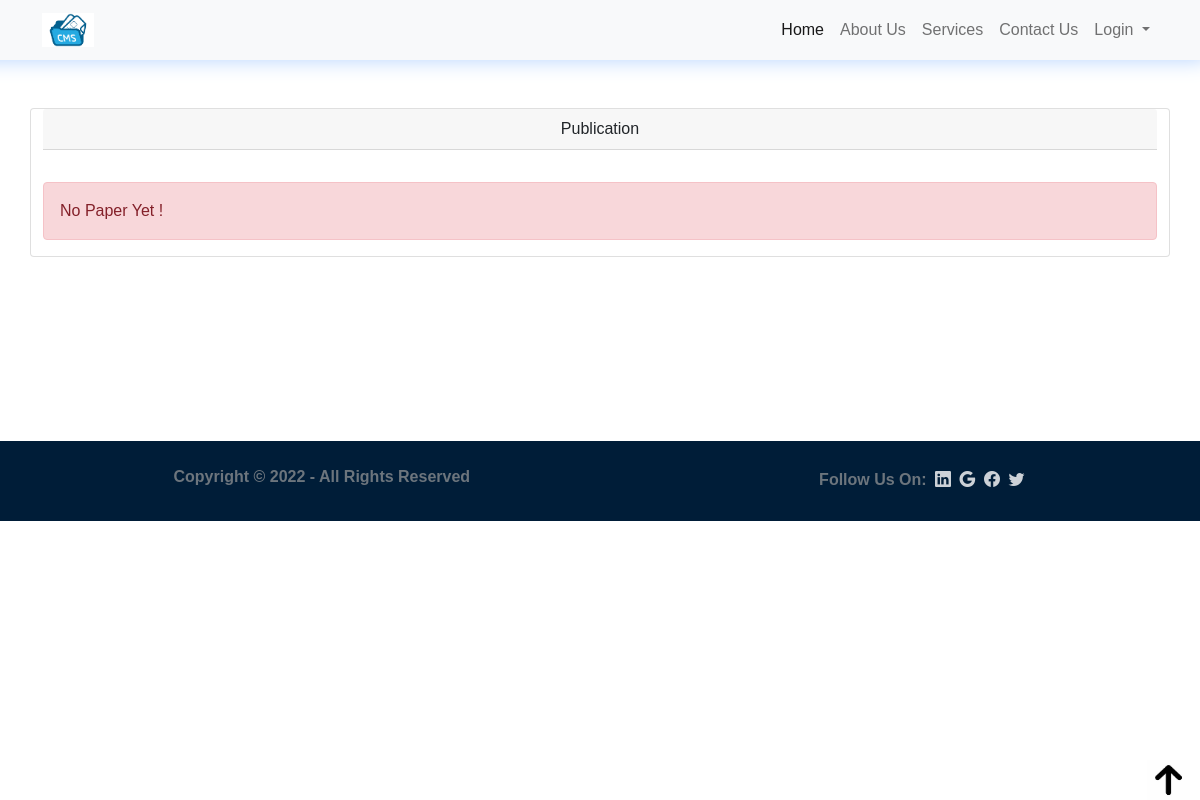
/view-publish/, run on an earlier commit of the app's database.
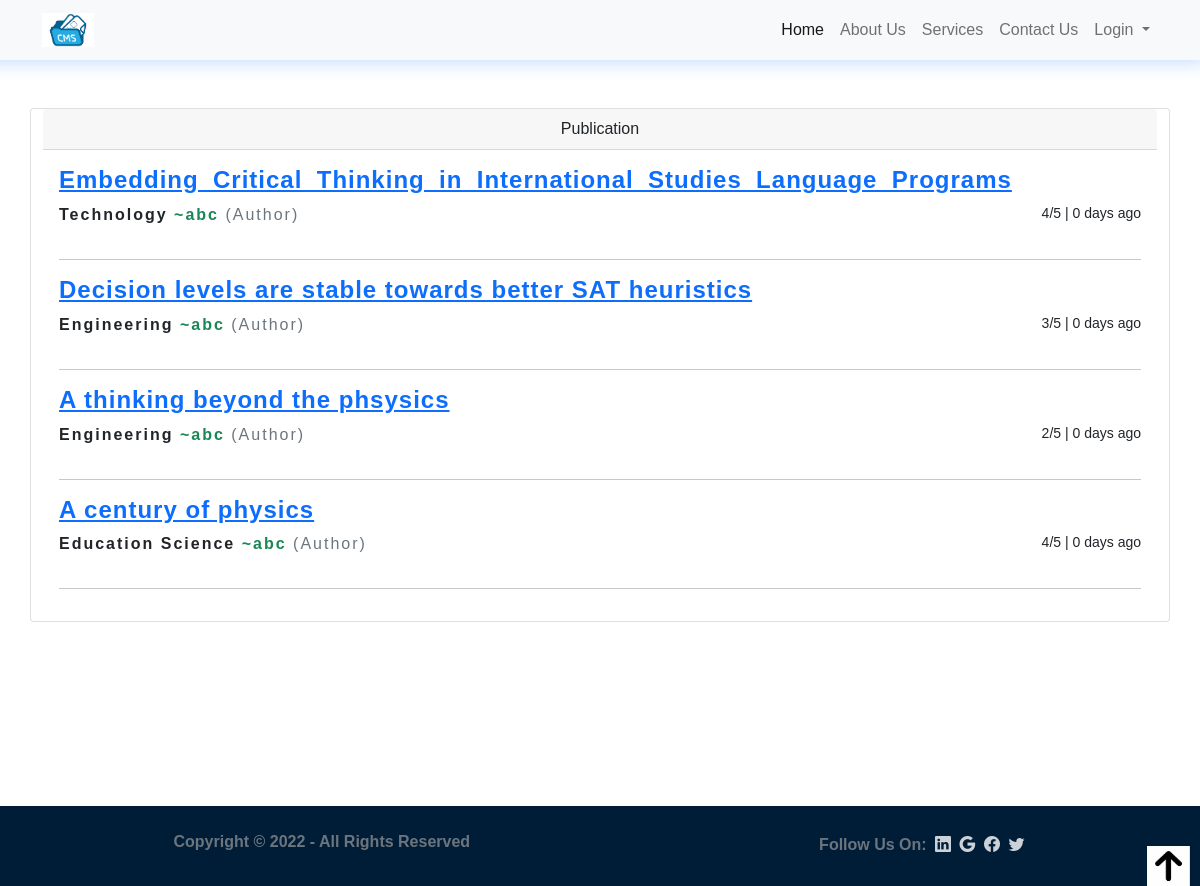
And on a later commit of the database.
### core/models.py (models this page shows, shortened)
class Paper(models.Model):
	title = models.CharField(max_length=100)
	description = models.CharField(max_length=200)
	status = models.CharField(max_length=30,default='Submitted')
	file = models.FileField(upload_to='author_files/') # taking files from author
	user = models.ForeignKey(User, on_delete=models.CASCADE)
	remarks = models.CharField(max_length=255,default='No-Remark')
	rating = models.IntegerField(default=0)
	created_on = models.DateTimeField(auto_now_add=True)
	review_date = models.DateTimeField(null=True)
	review_by = models.IntegerField(null=True)
	is_review_submit = models.BooleanField(default=False)
	class Meta:
		ordering = ['-created_on']

### accounts/models.py (models this page shows, shortened)
class User(AbstractUser):
    picture = models.ImageField(upload_to='profile_pictures', null=True, blank=True)
    full_name = models.CharField(max_length=100, help_text='Help people discover your account by using the name you\'re known by: either your full name, nickname, or business name.')
    email = models.EmailField(unique=True)
    bio = models.TextField(null=True, blank=True, help_text='Provide your personal information, even if the account is used for a business, a pet or something else. This won\'t be a part of your public profile.')
    mobile = models.CharField(max_length=20, null=True, blank=True)
    address = models.CharField(max_length=100,null=True,blank=True)
    city = models.CharField(max_length=50,null=True,blank=True)
    gender = models.CharField(max_length=10, choices=GENDER_CHOICES, null=True, blank=True)
    is_private_account = models.BooleanField(default=False)
    created_on = models.DateTimeField(auto_now_add=True)
    first_name = None
    last_name = None
    username = None
    USERNAME_FIELD = 'email'
    REQUIRED_FIELDS = ['full_name']
    objects = CustomUserManager()

### core/views.py (the view)
# urls.py: path('view-publish/',Publish.as_view(),name='publish_view'),
class Publish(View):
	template_name='core/home/publish.html'
	def get(self,request):
		obj=Paper.objects.filter(status="Approved")
		if obj.exists():
			delta=[]
			for i in obj:
				delta.append((datetime.now().date()-i.review_date.date()).days)
			context={'mylist': zip(obj, delta)}
			return render(request,self.template_name,context)
		messages.error(request,"No Paper Yet !",extra_tags="error")
		return render(request,self.template_name)

### core/templates/core/home/publish.html
{% extends 'core/home/base.html'%}
{% load static %}
 {% block content %}
  <div class="container my-5">
    <div class="row my-4">
      <div class="card ">
        <div class="card-header text-center">
          Publication
        </div>
        <div class="card-body">
          {% for obj,day in mylist %}
            <div class="d-flex w-100 justify-content-between">
            <h4 class="card-title" style="letter-spacing: 1px;"><strong><a href="{{obj.file.url}}">{{obj.title}}</a></strong> </h4>
            </div>
            <div class="d-flex w-100 justify-content-between">
              <p class="card-text" style="letter-spacing: 2px;"><span class=" fw-bold text-bold  fs-6">{{obj.description}}</span><span class="text-success fw-bold fs-7"> ~{{obj.user.full_name}}</span><span class="text-muted"> (Author)</span></p>
              <small>{{obj.rating}}/5 | {{day}} days ago  </small>
            </div>
            <hr>
          {% endfor %}
        </div>
        {%if messages %}
            {% for message in messages %}
              <div class="alert alert-danger" role='alert'>
                      {{message}}
              </div>
            {% endfor %}
          {% endif %}
    </div>
    </div>
  </div>
  <div style="height:15vh;">
  </div>
 {% endblock%}

### core/templates/core/home/base.html (shortened to what this page needs)
{% load static %}
<!doctype html>
<html lang="en">
    <head>
        <link href="{% static 'styles/bootstrapmin.css'%}" rel="stylesheet">
        <link rel="stylesheet" href="https://cdn.jsdelivr.net/npm/bootstrap-icons@1.4.0/font/bootstrap-icons.css">
        <link rel="stylesheet" type="text/css" href="{% static 'styles/main1.css'%}" >
        <link rel="stylesheet" type="text/css" href="{% static 'styles/icon.css'%}">
    </head>
    <body class="fonts">
        <nav class="navbar navbar-expand-lg navbar-light bg-light navbar1 mb-0 ">
            <div class="container">
                <a class="navbar-brand" href="{% url 'home' %}"><img alt="Brand" style="max-width:52px;"  src="{% static 'image/img5.png' %}"></a>
                <div class="collapse navbar-collapse " id="navbarSupportedContent">
                    <ul class="navbar-nav">
                        <li class="nav-item">
                            <a class="nav-link active" aria-current="page" href="{% url 'home' %}">Home</a>
                        </li>
                        <li class="nav-item">
                            <a class="nav-link " aria-current="page" href="#aboutPage">About Us</a>
                        </li>
                        <li class="nav-item">
                            <a class="nav-link" href="#service">Services</a>
                        </li>
                        <li class="nav-item">
                            <a class="nav-link" href="{% url 'contact_view' %}">Contact Us</a>
                        </li>
                        <li class="nav-item dropdown">
                            <a class="nav-link dropdown-toggle" href="#" id="navbarDropdownMenuLink" role="button" data-bs-toggle="dropdown" aria-expanded="false">
                              Login
                            </a>
                      </li>
                    </ul>
                </div>
            </div>
        </nav>
          {% block content %}{% endblock %}
        <div class="container mb-3">
          <div class="row">
              <div><a href="#"><img src="{% static 'image/download .jpg'%}" class="scroll-top"></a></div>
          </div>
        </div>
        <footer class="footer1 mt-auto  bg-light">
            <div class="container-fluid"  style="background-color:#001D38;">
                <div class="row">
                    <div class="col-sm-6 pt-4 mx-auto " style="width:auto"><span class="text-muted"><strong>Copyright &copy; 2022 - All Rights Reserved </strong></span>
                    </div>
                    <div class="col-sm-4 pt-4 mx-auto"  style="width:auto">
                        <ul class=" social-icons   list-inline">
                            <li><strong class="text-muted">Follow Us On:</strong></li>
                            <li> <a href="https://in.linkedin.com/"><i class="bi bi-linkedin"></i></a></li>
                            <li> <a href="https://myaccount.google.com/"><i class="bi bi-google"></i></a></li>
                            <li> <a href="https://www.facebook.com/"><i class="bi bi-facebook"></i></a></li>
                            <li> <a href="https://twitter.com/"><i class="bi bi-twitter"></i></a></li>
                        </ul>
                    </div>
                </div>
            </div>
        </footer>
    </body>
</html>

### core/static/styles/main1.css (style rules this page uses)
.scroll-top { position: fixed; bottom:0px; right: 10px; width: 43px; height: 40px; color: blueviolet; z-index: 100; }
.footer1 { position: sticky; width: 100%; margin-bottom: 0px; }
.navbar1 { box-shadow: -13px -20px 20px 20px #b5d3ff; position: sticky; width: 100%; z-index: 1000; top: 0px; }

What changed in the data, as far as the page shows it:
added Paper: title "Embedding_Critical_Thinking_in_International_Studies_Language_Programs", description "Technology", user.full_name "abc", rating "4", is_review_submit "0"
added Paper: title "Decision levels are stable towards better SAT heuristics", description "Engineering", user.full_name "abc", rating "3", is_review_submit "0"
added Paper: title "A thinking beyond the phsysics", description "Engineering", user.full_name "abc", rating "2", is_review_submit "0"
added Paper: title "A century of physics", description "Education Science", user.full_name "abc", rating "4", is_review_submit "0"
Also different on the page:
list line gone: "No Paper Yet !"
